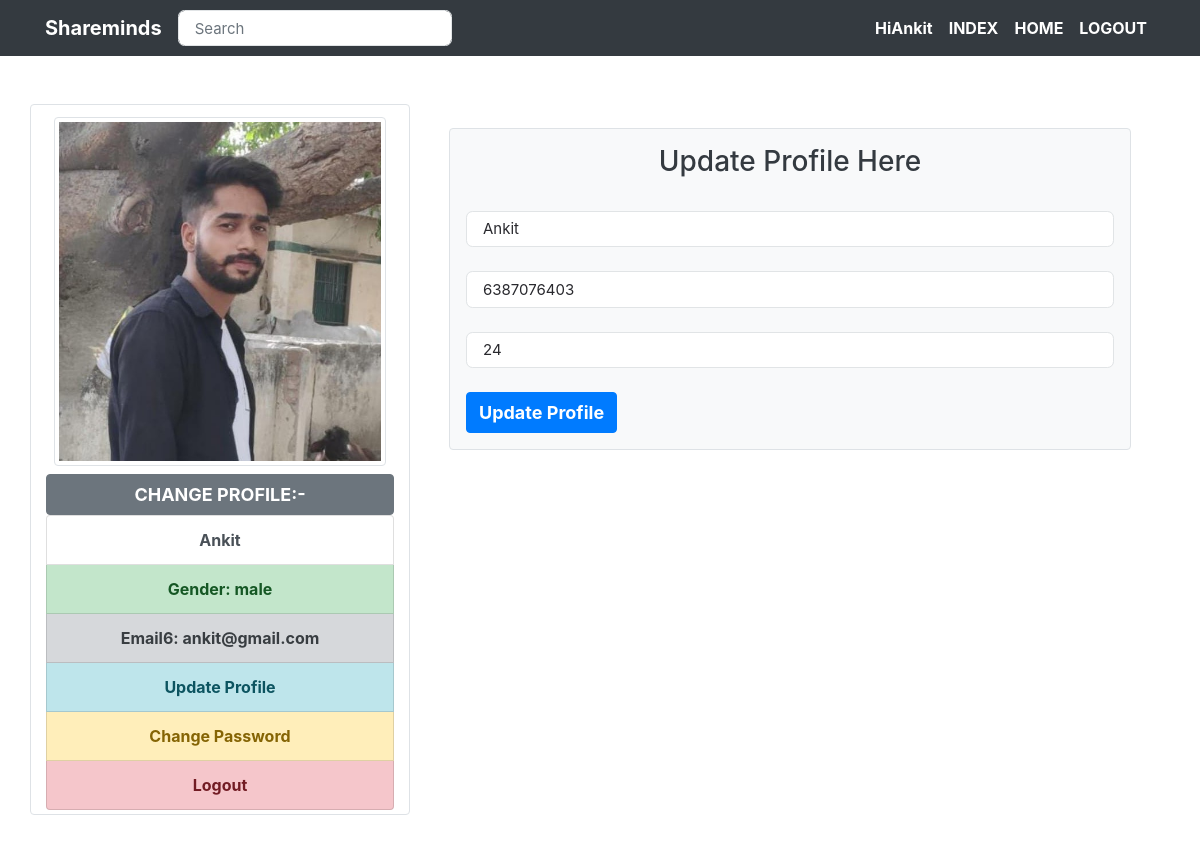
The app's page /updateprofile.php (signed in) with its own data.
### tables this page shows
CREATE TABLE `users` (
  `userid` int(8) NOT NULL,
  `name` varchar(50) NOT NULL,
  `email` varchar(50) NOT NULL,
  `mobile` varchar(15) NOT NULL,
  `age` int(200) NOT NULL,
  `gender` varchar(6) NOT NULL,
  `pwd` varchar(20) NOT NULL,
  `dor` date NOT NULL,
  `propic` varchar(255) NOT NULL DEFAULT 'images/user.png'
);

### updateprofile.php (the view, shortened to what this page needs)
<?php
	include('config.php');
	$currentuserid=$_SESSION['userwaliid'];
	$sql="SELECT * from `users` where `userid`='$currentuserid'";
	$result=mysqli_query($conn, $sql);
	$userrow=mysqli_fetch_assoc($result);
?>
<!DOCTYPE HTML>
<html lang="en-US">
<head>
    <link rel="stylesheet" href="css/bootstrap.min.css">
    <link rel="stylesheet" href="css/main.css">
	<link rel="stylesheet" href="https://cdnjs.cloudflare.com/ajax/libs/font-awesome/6.2.0/css/all.min.css
	">
</head>
<body>
	<nav class="navbar navbar-expand-lg navbar-light bg-dark">
	  <div class="container">
	  <a class="navbar-brand text-white font-weight-bold" href="#">Shareminds</a>
	  <div class="collapse navbar-collapse" id="navbarSupportedContent">
		<div class="form-inline my-2 my-lg-0" style="position:relative;">
		  <input class="form-control mr-sm-2" type="search" id="searchterm" placeholder="Search" aria-label="Search">
		</div>
		<ul class="navbar-nav ml-auto">
			 <li class="nav-item active">
				<a class="nav-link text-white font-weight-bold" href="#">Hi<?php echo $userrow['name'];?> <span class="sr-only">(current)</span></a>
			</li>
			<li class="nav-item active">
				<a class="nav-link text-white font-weight-bold " href="index.php">INDEX<span class="sr-only">(current)</span></a>
			</li>
			<li class="nav-item active">
				<a class="nav-link text-white font-weight-bold " href="home.php">HOME<span class="sr-only">(current)</span></a>
			</li>
			<li class="nav-item">
				<a class="nav-link text-white font-weight-bold" href="logout.php">LOGOUT</a>
			</li>
		 </ul>
	  </div>
	  </div>
	</nav>
	<div class="container my-5">
		<div class="row">
			<div class="col-md-4 img-thumbnail">
				<div class="p-2 text-center">
					<img src="<?php echo $userrow['propic']; ?>" class="img-fluid img-thumbnail">
				</div>
				<button class="btn btn-secondary btn-block" data-toggle="modal" data-target="#changeProPicForm">CHANGE PROFILE:-</button>
				<div class="list-group text-center">
				  <a href="#" class="list-group-item list-group-item-action"><?php echo $userrow['name']; ?></a>
				  <a href="#" class="list-group-item list-group-item-action list-group-item-success">Gender: <?php echo $userrow['gender']; ?> </a>
				  <a href="#" class="list-group-item list-group-item-action list-group-item-secondary">Email6: <?php echo $userrow['email']; ?></a>
				  <a href="updateprofile.php" class="list-group-item list-group-item-action list-group-item-info">Update Profile</a>
				  <a href="changepassword.php" class="list-group-item list-group-item-action list-group-item-warning">Change Password</a>
				  <a href="logout.php" class="list-group-item list-group-item-action list-group-item-danger">Logout</a>
				</div>
			</div>
				<div class="col-md-8">
					<form class="img-thumbnail m-4 p-3 bg-light text-white" action="" method="post" onsubmit="return regvld ();">
					<h3 class="text-center text-dark">Update Profile Here</h3><br>
					<input class="form-control"  id="unm" name="unm" value="<?php echo $userrow['name']; ?>" type="text" placeholder="Name" aria-label="default input example"><br>
					<input class="form-control" id="mbl" name="mbl" value="<?php echo $userrow['mobile']; ?>" type="text" placeholder="Mobile Number" aria-label="default input example"><br>
					<input class="form-control" id="age" name="age" type="text" value="<?php echo $userrow['age']; ?>" placeholder="Age" aria-label="default input example"><br>
					<button type="submit" id="sub" name="updatebtn" class="btn btn-primary" value="Submit"> Update Profile</button>
				</form>
				</div>
			</div>
		</div>
</body>
</html>

### css/main.css (style rules this page uses)
.form-control { display: block; width: 100%; padding: 0.5rem 1rem; font-size: 0.9375rem; font-weight: 400; line-height: 1.5; color: #29292e; background-color: #fff; background-clip: padding-box; border: 1px solid #e1e4e6; -webkit-appearance: none; -moz-appearance: none; appearance: none; border-radius: 0.4rem; -webkit-transition: border-color 0.15s ease-in-out, -webkit-box-shadow 0.15s ease-in-out; transition: border-color 0.15s ease-in-out, -webkit-box-shadow 0.15s ease-in-out; transition: border-color 0.15s ease-in-out, box-shadow 0.15s ease-in-out; transition: border-color 0.15s ease-in-out, box-shadow 0.15s ease-in-out, -webkit-box-shadow 0.15s ease-in-out; }

### updateprofile.php (style rules this page uses)
.img-thumbnail button { color:white; font-size:18px; font-weight:bold; }
.list-group a { font-size:16px; font-weight:bold; text-align:center; }

### records on screen
users: name "Ankit", propic (picture), gender "male", email "ankit@gmail.com", unm "Ankit", mbl "6387076403", age "24"
